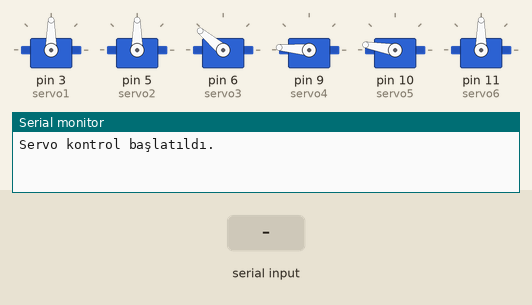
A sketch run on a simulated Arduino Uno, built with avr-gcc and run on an emulated ATmega328P. Shown: 6 × servo, the last lines printed to the serial monitor. The test bench sets the inputs (shaded band).

Above: at 9.2 s.
9.3 s: byte 77 ('M') received over Serial
At 9.6 s:
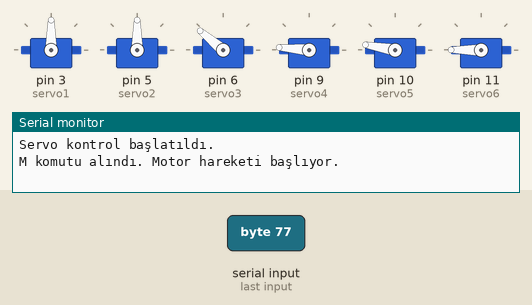
At 12.3 s:
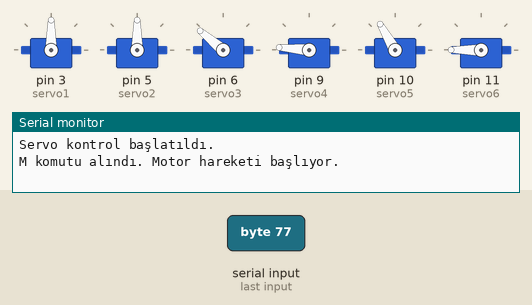
Timing chart, 0 to 26.8 s (numbered marks = the images above; inputs shaded):
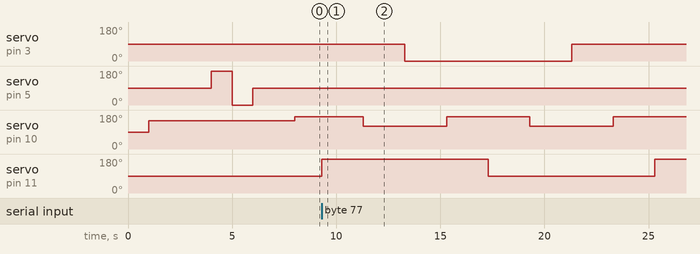

Measured:
- after the input at 9.3 s, servo on pin 3 (servo1): 90° → 0° after 4.0 s, → 90° 8.0 s later; servo on pin 10 (servo5): alternates 170° for 4.0 s and 120° for 4.0 s, starting after 2.0 s; servo on pin 11 (servo6): 90° → 180° at once, → 90° 8.0 s later, → 180° 8.0 s later

The sketch:

robotKolModluKod.ino
```cpp
#include <Servo.h>
#include <SoftwareSerial.h>

Servo servo1;
Servo servo2;
Servo servo3;
Servo servo4;
Servo servo5;
Servo servo6;

int pos1 = 90;
int pos2 = 90;
int pos3 = 90;
int pos4 = 90;
int pos5 = 90;
int pos6 = 90;


bool mPressed = false; // 'm' sinyalinin basılı olup olmadığını kontrol etmek için flag
bool isMoving = false; // Hareketin devam edip etmediğini kontrol etmek için flag


void setup() {
  servo1.attach(3);
  servo2.attach(5);
  servo3.attach(6);
  servo4.attach(9);
  servo5.attach(10);
  servo6.attach(11);

  Serial.begin(9600);
  Serial.println("Servo kontrol başlatıldı.");

  int pos1 = 90;
  servo1.write(pos1);
  delay(1000);
  servo5.write(150);
  delay(1000);
  servo4.write(175);
  delay(1000);
  int pos6 = 90;
  servo6.write(pos6);
  delay(1000);
  servo2.write(180);
  delay(1000);
  servo2.write(0);
  delay(1000);
  servo2.write(90);
  delay(1000);
  servo3.write(140);
  delay(1000);
  servo5.write(170);


}

void loop() {
  if (Serial.available() > 0) {
    char veri = Serial.read();
    veri = toupper(veri); // Harfleri büyük harfe çevir

    // Servo1 kontrol tutmaç
    if (veri == 'B' && pos1 < 180) {
      pos1 += 1;
      servo1.write(pos1);
      delay(15);
    }
    if (veri == 'A' && pos1 > 0) {
      pos1 -= 1;
      servo1.write(pos1);
      delay(15);
    }

    // Servo2 kontrol bilek sağ sol
    if (veri == 'C' && pos2 < 180) {
      pos2 += 1;
      servo2.write(pos2);
      delay(15);
    }
    if (veri == 'D' && pos2 > 0) {
      pos2 -= 1;
      servo2.write(pos2);
      delay(15);
    }

    // Servo3 kontrol bilek yukarı aşağı
    if (veri == 'E' && pos3 < 180) {
      pos3 += 1;
      servo3.write(pos3);
      delay(15);
    }
    if (veri == 'F' && pos3 > 0) {
      pos3 -= 1;
      servo3.write(pos3);
      delay(15);
    }

    //Servo4 kontrol dirsek
    if (veri == 'H' && pos4 < 180){
      pos4 += 1;
      servo4.write(pos4);
      delay(15);
    }
    if (veri == 'G' && pos4 > 0){
      pos4 -= 1;
      servo4.write(pos4);
      delay(15);
    }

    //Servo5 kontrol omuz
    if (veri == 'I' && pos5 < 180){
      pos5 += 1;
      servo5.write(pos5);
      delay(15);
    }
    if (veri == 'J' && pos5 > 0){
      pos5 -= 1;
      servo5.write(pos5);
      delay(15);
    }

        //Servo6 kontrol bel
    if (veri == 'K' && pos6 < 180){
      pos6 += 1;
      servo6.write(pos6);
      delay(15);
    }
    if (veri == 'L' && pos6 > 0){
      pos6 -= 1;
      servo6.write(pos6);
      delay(15);
    }

// "M" komutuna özel hareketler
    if (veri == 'M') {
      Serial.println("M komutu alındı. Motor hareketi başlıyor.");

      while (true) {  // Sonsuz döngü

 // 'N' tuşu serbest bırakıldığında, flag'i sıfırla
  if (Serial.available() > 0) {
    Serial.println("Seri haberleşme var");
    char veri = Serial.read();
    Serial.print("Gelen Veri:");
    Serial.println(veri);
      if (veri == 'N') {
         Serial.println("N tuşuna basıldı duruyor");
        break;
    }
  }
//Servo6 kontrol bel
    //Servo5 kontrol omuz
        //Servo4 kontrol dirsek
            // Servo3 kontrol bilek yukarı aşağı
                // Servo2 kontrol bilek sağ sol
                    // Servo1 kontrol tutmaç
        // 1. Motor 180 derece dönsün
        servo6.write(180);
        delay(2000); // 1 saniye bekle

        servo5.write(120);
        delay(2000); // 1 saniye bekle

        servo1.write(0);
        delay(2000); // 1 saniye bekle

        servo5.write(170);
        delay(2000); // 1 saniye bekle

        servo6.write(90);
        delay(2000); // 1 saniye bekle

        servo5.write(120);
        delay(2000); // 1 saniye bekle

        servo1.write(90);
        delay(2000); // 1 saniye bekle

        servo5.write(170);
        delay(2000); // 1 saniye bekle


      }
    }
  }
}
```
